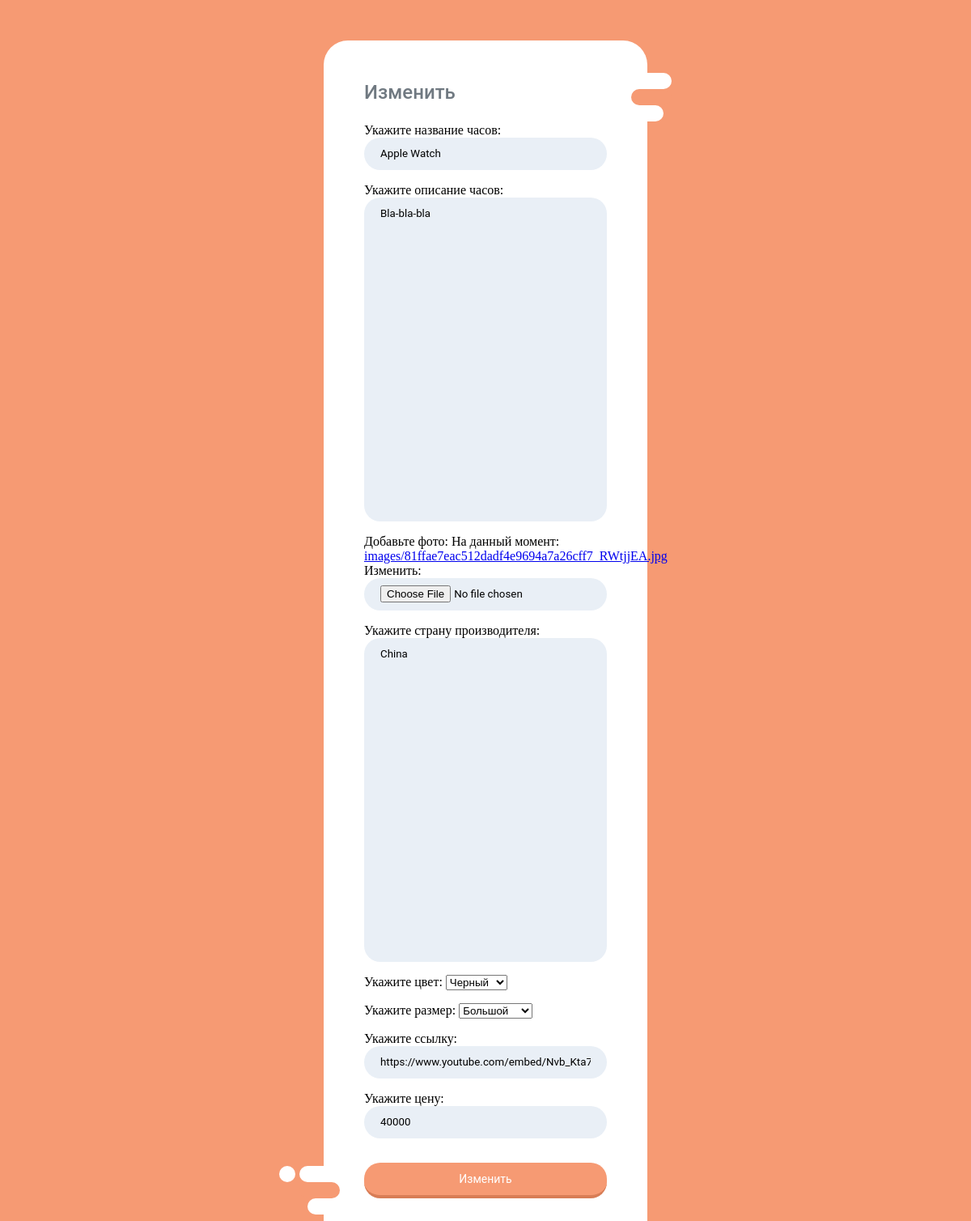
The page /watch_detail/7/update/ on the database as committed earlier.
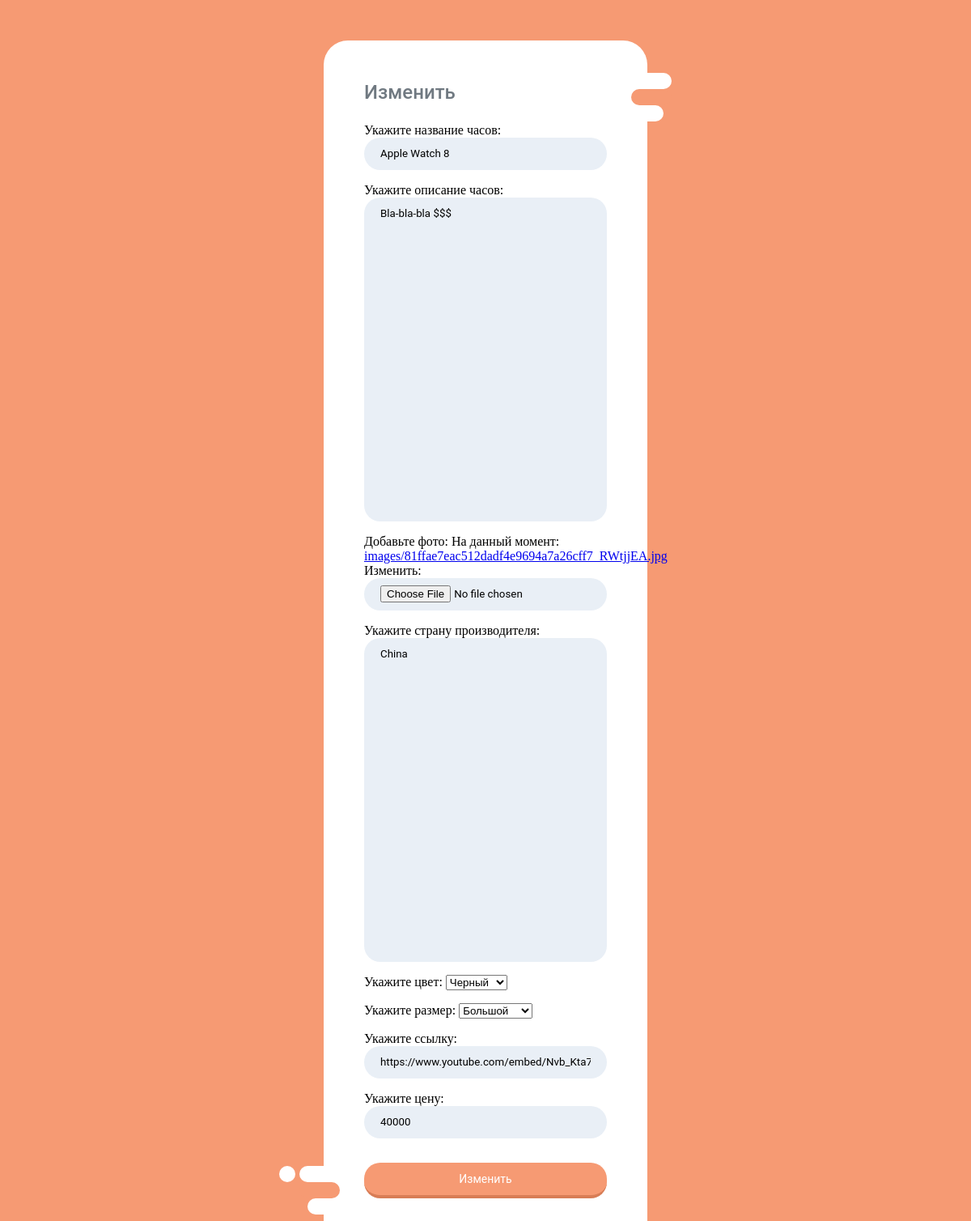
The same page on the database as committed later.
### watch_shop/models.py (models this page shows, shortened)
class Shop(models.Model):
    COLOR = (
        ('Красный', 'Красный'),
        ('Белый', 'Белый'),
        ('Черный', 'Черный')
    )
    SIZE = (
        ('Большой', 'Большой'),
        ('Средний', 'Средний'),
        ('Маленький', 'Маленький')
    )
    title = models.CharField('Укажите название часов', max_length=100, null=True)
    description = models.TextField('Укажите описание часов', blank=True, null=True)
    image = models.ImageField('Добавьте фото', upload_to='images/', null=True)
    country_made = models.TextField('Укажите страну производителя', max_length=50, null=True)
    color = models.CharField('Укажите цвет', max_length=100, choices=COLOR)
    size = models.CharField('Укажите размер', max_length=100, choices=SIZE)
    video = models.URLField('Укажите ссылку')
    cost = models.PositiveIntegerField('Укажите цену')
    created_at = models.DateTimeField(auto_now_add=True)
    class Meta:
        verbose_name = 'Часы'
        verbose_name_plural = 'Часы'

### watch_shop/views.py (the view, shortened to what this page needs)
# urls.py: path('watch_detail/<int:id>/update/', views.UpdateWatchView.as_view(), name='update_watch'),
class UpdateWatchView(generic.UpdateView):
    template_name = 'watches/crud/update_watch.html'
    form_class = forms.ShopForm
    success_url = '/'
    def get_object(self, queryset=None):
        show_id = self.kwargs.get('id')
        return get_object_or_404(models.Shop, id=show_id)

### watch_shop/forms.py
class ShopForm(forms.ModelForm):
    class Meta:
        model = models.Shop
        fields = '__all__'

### templates/watches/crud/update_watch.html (shortened to what this page needs)
<!DOCTYPE html>
<html lang="en">
<head>
</head>
<body>
<form method="POST" enctype="multipart/form-data" class="decor">
<div class="form-left-decoration"></div>
<div class="form-right-decoration"></div>
<div class="circle"></div>
<div class="form-inner">
<h3>Изменить</h3>
    {{form.as_p}}
<input type="submit" value="Изменить">
</div>
</form>
</body>
</html>

Rows that differ between the two databases and show on the page:
changed Shop "China": title "Apple Watch" → "Apple Watch 8"; description "Bla-bla-bla" → "Bla-bla-bla $$$"
